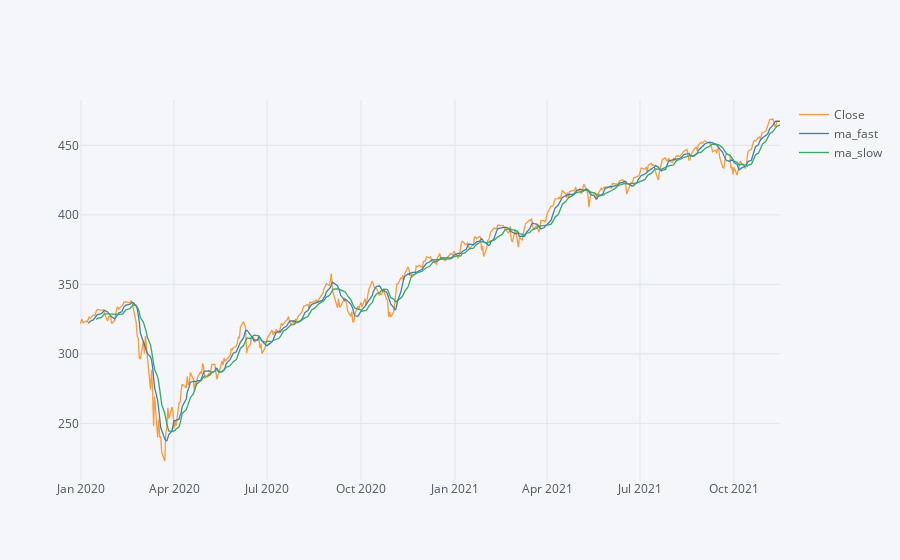

The cell this chart's notebook holds for it:
### Code cell
fast_trend = df.Open.rolling(window=short_trend_days).mean()
slow_trend = df.Open.rolling(window=long_trend_days).mean()

df['ma_fast'] = fast_trend
df['ma_slow'] = slow_trend
df[['Close','ma_fast','ma_slow']].iplot()

### Figure 1 — Plotly figure (JSON) as saved in the notebook; plotly's stock layout.template omitted (floating-point values rounded to 4 significant figures; data arrays with more than 128 entries replaced by an {"elided": "..."} marker saying what was removed)
{"data": [{"line": {"color": "rgba(255, 153, 51, 1.0)", "dash": "solid", "shape": "linear", "width": 1.3}, "mode": "lines", "name": "Close", "text": "", "type": "scatter", "x": {"elided": "474 str values"}, "y": {"elided": "474 float values"}}, {"line": {"color": "rgba(55, 128, 191, 1.0)", "dash": "solid", "shape": "linear", "width": 1.3}, "mode": "lines", "name": "ma_fast", "text": "", "type": "scatter", "x": {"elided": "474 str values"}, "y": {"elided": "474 mixed values"}}, {"line": {"color": "rgba(50, 171, 96, 1.0)", "dash": "solid", "shape": "linear", "width": 1.3}, "mode": "lines", "name": "ma_slow", "text": "", "type": "scatter", "x": {"elided": "474 str values"}, "y": {"elided": "474 mixed values"}}], "layout": {"autosize": true, "legend": {"bgcolor": "#F5F6F9", "font": {"color": "#4D5663"}}, "paper_bgcolor": "#F5F6F9", "plot_bgcolor": "#F5F6F9", "title": {"font": {"color": "#4D5663"}}, "xaxis": {"autorange": true, "gridcolor": "#E1E5ED", "range": ["2019-12-31", "2021-11-15"], "showgrid": true, "tickfont": {"color": "#4D5663"}, "title": {"font": {"color": "#4D5663"}, "text": ""}, "type": "date", "zerolinecolor": "#E1E5ED"}, "yaxis": {"autorange": true, "gridcolor": "#E1E5ED", "range": [209.3, 482.6], "showgrid": true, "tickfont": {"color": "#4D5663"}, "title": {"font": {"color": "#4D5663"}, "text": ""}, "type": "linear", "zerolinecolor": "#E1E5ED"}}}
